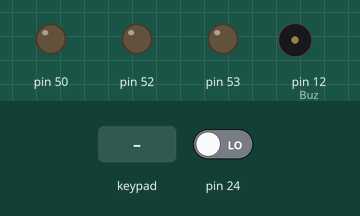
Simulated run of this sketch. Board: Arduino Mega 2560, built with avr-gcc and run on an emulated ATmega2560. Shown: output pins drawn as LEDs (lit = HIGH), buzzer (waves = sounding, pin HIGH). Inputs (shaded band) come from the test bench; at power-on: pin 24 LOW.

Above: at 1.2 s.
1.3 s: key '1' pressed
At 2.0 s:
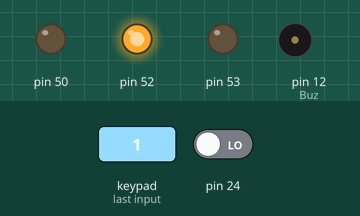
2.8 s: key 'B' pressed
At 3.6 s:
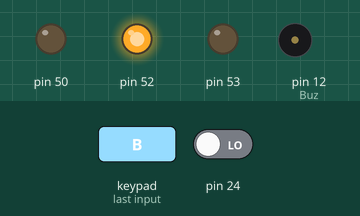
Timing chart, 0 to 5.8 s (numbered marks = the images above; inputs shaded):
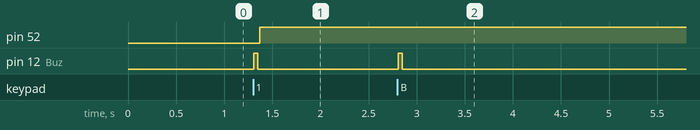

The sketch:

1-3_HA_PCB_rev2_Seqence.ino
```cpp
#include <Key.h>
#include <Keypad.h>

#define footSW        23  //DI2  풋 스위치
#define updownSensor  22  //DI3 하강 실린더 센서 입력
#define rightSensor   24  //DI4 제판 좌측 센서 ON/OFF
#define leftSensor    25  //DI5 제판 우측 센서 ON/OFF

#define sqieezSol     53  //DO13  // 스퀴즈 ON/OFF
#define rightSol      52  //DO14  // 제판 우측 이동
#define leftSol       50  //DO15  // 제판 좌측 이동

#define Buz 12

int footState;                    // 센서 상태 저장 변수
int autoState;                    // 자동 수동 모드 저장 변수
int fowardState;                  // 전인쇄, 후인쇄 모드 저장 변수

const byte numRows = 2;
const byte numCols = 7;
int FND;

char keymap[numRows][numCols]={
  {'1', 'B', 'C', 'D', 'E', 'F', 'G'},
  {'A', '2', '3', '4', '5', '6', '7'}
};
byte rowPins[numRows] = {28, 29};
byte colPins[numCols] = {63, 64, 65, 66, 67, 68, 69};
Keypad myKeypad = Keypad(makeKeymap(keymap), rowPins, colPins, numRows, numCols);


class Flasher
{
    int solPin;         // 출력 핀 이름
    int sensorPin;      // 센서 핀
    int checkTime;      // 인터벌 대기시간

    int solState;       // 출력 상태 변수
    int sensorState;    // 센서 상태 변수

  public:
  Flasher(int sol, int sens, int check)
  {
    solPin = sol;
    pinMode(solPin, OUTPUT);

    sensorPin = sens;
    pinMode(sensorPin, INPUT);

    checkTime = check;  // 센서 감지 후 대기 시간
  }

  void ON()
  {
    sensorState = digitalRead(sensorPin);
    delay(checkTime);
      if(sensorState == LOW)
      {
        solState = HIGH;                // 솔밸브 ON
        digitalWrite(solPin, solState);
        delay(checkTime);
      }
  }

  void OFF()
  {
    sensorState = digitalRead(sensorPin);
    delay(checkTime);
      if(sensorState == HIGH)
      {
        solState = LOW;                 // 솔밸브 OFF
        digitalWrite(solPin, solState);
        delay(checkTime);
      }
  }
};

Flasher sqieez(sqieezSol, updownSensor, 10);    // (출력핀, 센서핀, 타입아웃)
Flasher right(rightSol, rightSensor, 10);       // 제판 우측 이동 ON/OFF
Flasher left(leftSol, leftSensor, 10);          // 제판 좌측 이동 ON/OFF

void setup() {

  pinMode(28, INPUT_PULLUP);
  pinMode(29, INPUT_PULLUP); // 키패드 풀업

  pinMode(footSW, INPUT);

  pinMode(Buz, OUTPUT);

}

void loop() {

  char btn = myKeypad.getKey();           // 키패드 상태 저장 변수
  if(btn != NO_KEY) {

    digitalWrite(Buz, HIGH);
    delay(40);
    digitalWrite(Buz, LOW);
    delay(10);

  }

  switch(btn) {
    case '1':
      right.ON(); // 스퀴즈 ON/OFF
    break;

    case 'A':
      right.OFF(); // 스퀴즈 ON/OFF
    break;

    default:
    break;
  }
}
```

Measured:
- after the input at 1.3 s, pin 52: LOW → HIGH after 0.07 s; pin 12 (Buz): LOW → HIGH at once, → LOW 0.04 s later
- after the input at 2.8 s, pin 12 (Buz): LOW → HIGH at once, → LOW 0.04 s later
